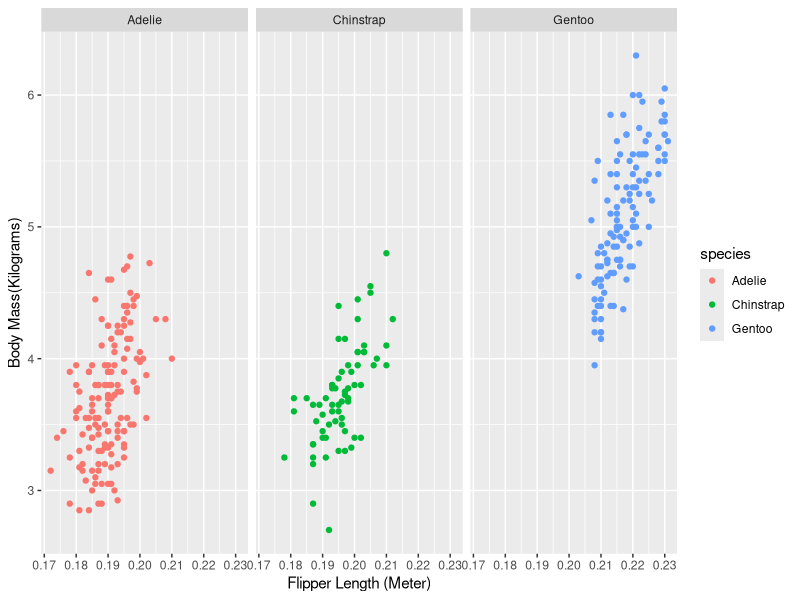
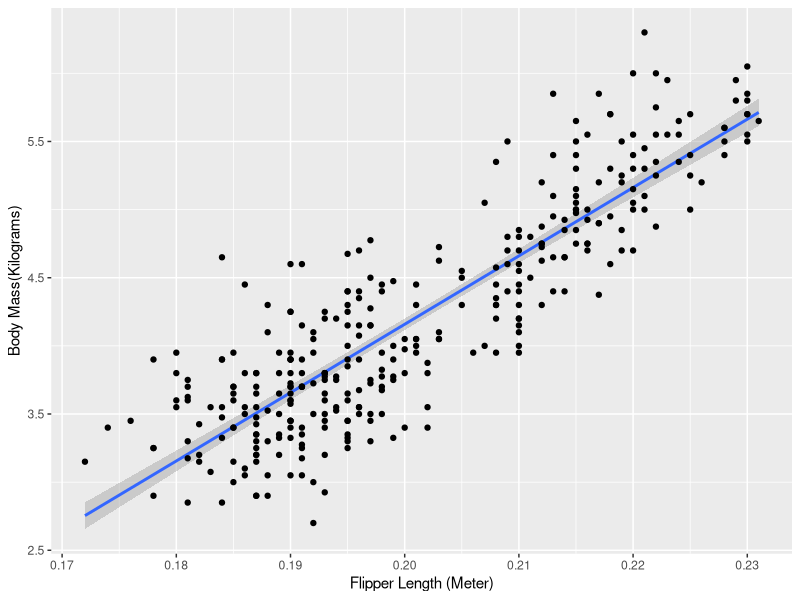
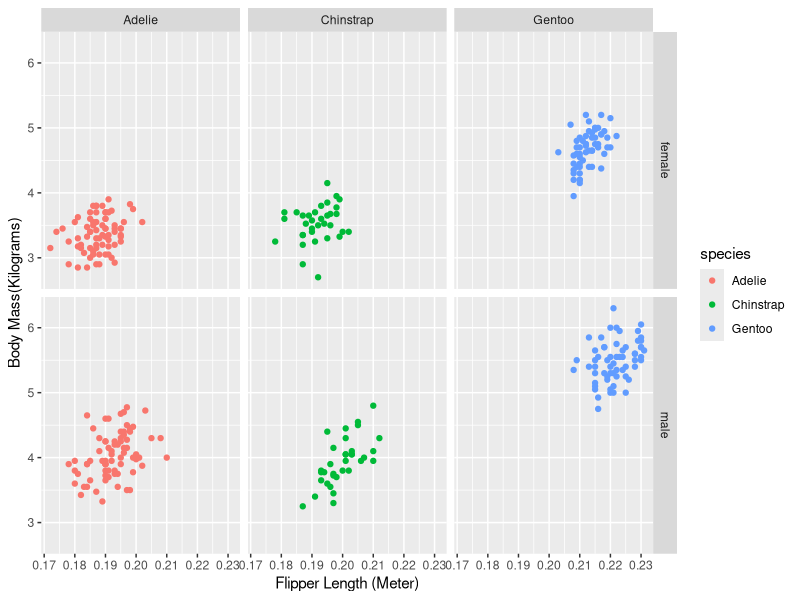

Reproduce these figures in R, in order.
## ---- chunk 1
library(tidyverse)
library(palmerpenguins)
library(ggplot2)

penguins$body_mass_g = (penguins$body_mass_g/1000)
penguins$flipper_length_mm = (penguins$flipper_length_mm/1000)

penguins<- penguins %>% drop_na(sex)
## ---- chunk 2
ggplot(data=penguins, aes(x= flipper_length_mm, y= body_mass_g, color = species )) + geom_point() + facet_wrap(~species) +labs(x="Flipper Length (Meter)",y="Body Mass(Kilograms)")
## ---- chunk 3
ggplot(data=penguins, aes(x= flipper_length_mm, y= body_mass_g)) + geom_smooth(method = "lm") + geom_point() + labs(x="Flipper Length (Meter)",y="Body Mass(Kilograms)")
## ---- chunk 4
ggplot(data=penguins, aes(x= flipper_length_mm, y= body_mass_g, color = species )) + geom_point() + facet_grid(sex~species) +labs(x="Flipper Length (Meter)",y="Body Mass(Kilograms)")
